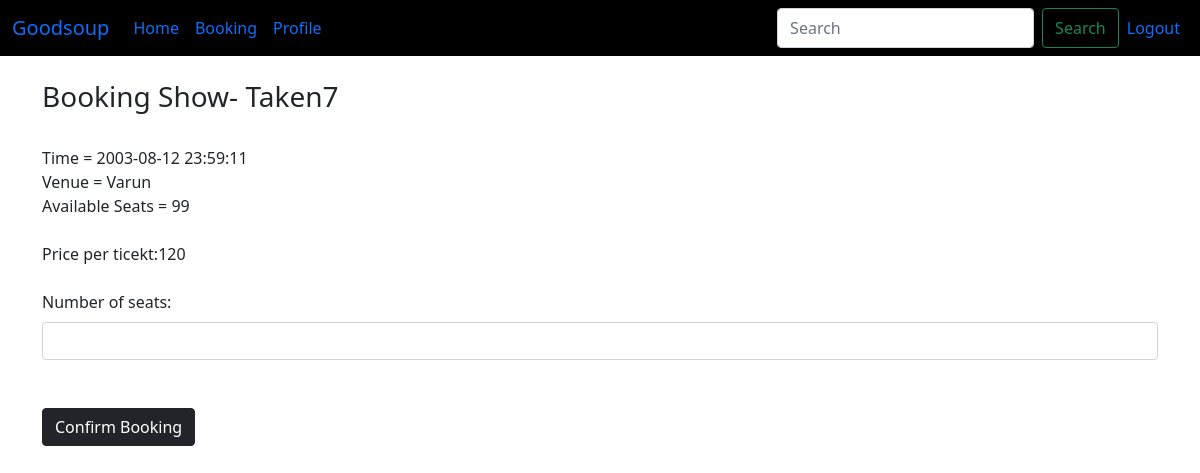
/user-booking/1/5 (signed in), run on the app's committed database.
### main.py (models this page shows)
class Show(db.Model):
    id = db.Column(db.Integer, primary_key=True)
    venue_id = db.Column(db.Integer, db.ForeignKey('venue.id'))
    name = db.Column(db.String(255), nullable=False)
    rating = db.Column(db.Float, nullable=False)
    tags = db.Column(db.String(255))
    show_timing = db.Column(db.DateTime)
    ticket_price = db.Column(db.Integer,nullable=False)
    available_seats=db.Column(db.Integer,nullable=False)
    date_added = db.Column(db.DateTime, default=datetime.utcnow())

class Venue(db.Model):
    id = db.Column(db.Integer, primary_key=True)
    name = db.Column(db.String(255), nullable=False)
    place = db.Column(db.String(255), nullable=False)
    location = db.Column(db.String(255), nullable=False)
    shows = db.relationship('Show', backref = 'shows')
    Capacity = db.Column(db.Integer, nullable=False)
    date_added = db.Column(db.DateTime, default=datetime.utcnow())

### main.py (the view, shortened to what this page needs)
@app.route('/user-booking/<int:venue_id>/<int:show_id>',methods=['GET','POST'])
@login_required
def booking(venue_id,show_id):
    form =bookingForm()
    venue = Venue.query.get_or_404(venue_id)
    show = Show.query.get_or_404(show_id)
    return render_template('booking_show.html',show=show,venue=venue,form=form)

### main.py
class bookingForm(FlaskForm):
    number_of_seats = IntegerField('Number of seats: ',validators=[DataRequired()])
    submit=SubmitField("Confirm Booking")

class SearchForm(FlaskForm):
    searched = StringField("Searched", validators=[DataRequired()])
    submit = SubmitField("Search")

### main.py (called while the page is built)
@app.context_processor
def user_navbar():
    form = SearchForm()
    return dict(form=form)

@userlogin_manager.user_loader
def load_user(user_id):
    return Users.query.filter_by(id=int(user_id)).first()

### templates/booking_show.html (shortened to what this page needs)
{% extends 'baseuser.html' %}
{% block content %}
<h3>
Booking Show- {{ show.name }}
</h3 >
Time = {{ show.show_timing }}
Venue = {{ venue.name }}
Available Seats = {{ show.available_seats }}
Price per ticekt:{{ show.ticket_price }}
<form method="POST">
{{ form.number_of_seats.label(class="form-label") }}
{{ form.number_of_seats(class="form-control")}}
{{form.submit(class="btn btn-dark")}}
</form>
{% endblock %}

### data on the page
Show: name "Taken7", show_timing "2003-08-12 23:59:11", available_seats "99", ticket_price "120"
Venue: name "Varun"
